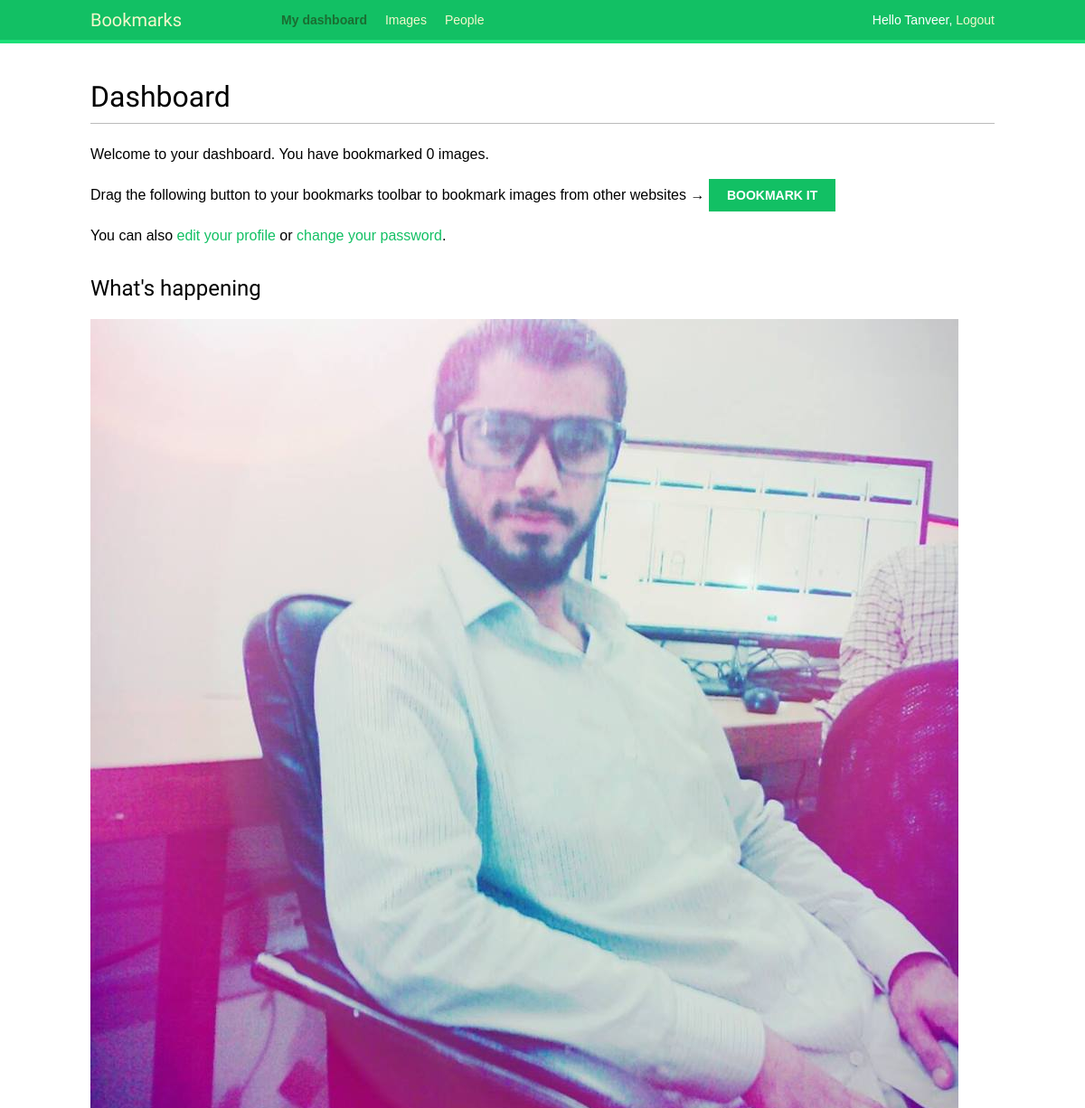
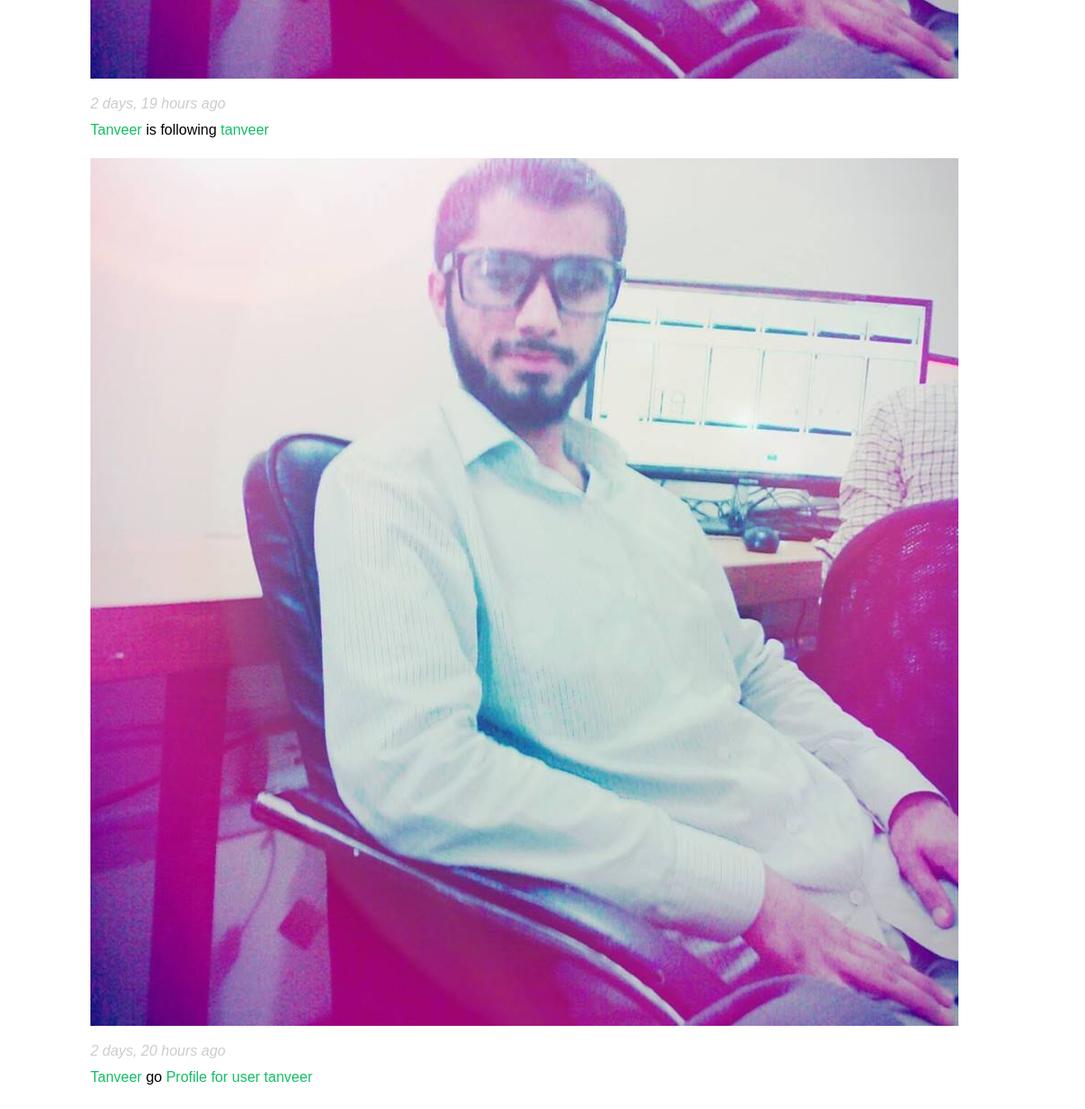
/account/ (signed in), run on the app's committed database (2 pictures, top to bottom).
### actions/models.py (models this page shows)
class Action(models.Model):
    user = models.ForeignKey('auth.User',
                             related_name='actions',
                             db_index=True,
                             on_delete=models.CASCADE)
    target_ct = models.ForeignKey(ContentType,
                                      blank=True,
                                      null=True,
                                      related_name='target_obj',
                                      on_delete=models.CASCADE)
    target_id = models.PositiveIntegerField(null=True,
                                            blank=True,
                                            db_index=True)
    target = GenericForeignKey('target_ct', 'target_id')
    verb = models.CharField(max_length=255)
    created = models.DateTimeField(auto_now_add=True,
                                   db_index=True)
    class Meta:
        ordering = ('-created',)

### account/models.py (models this page shows)
class Profile(models.Model):
    user = models.OneToOneField(settings.AUTH_USER_MODEL, on_delete=models.CASCADE)
    date_of_birth = models.DateField(blank=True, null=True)
    photo = models.ImageField(upload_to='users/%Y/%m/%d/', blank=True)
    def __str__(self):
        return 'Profile for user {}'.format(self.user.username)

### account/views.py (the view)
# urls.py: path('', views.dashboard, name='dashboard'),
@login_required
def dashboard(request):
    actions = Action.objects.exclude(user=request.user)
    following_ids = request.user.following.values_list('id',
                                                       flat=True)
    if following_ids:
        actions = actions.filter(user_id__in=following_ids)
    actions = actions.select_related('user', 'user__profile')\
                     .prefetch_related('target')[:10]
    return render(request,
                  'account/dashboard.html',
                  {'section': 'dashboard',
                   'actions': actions})

### account/templates/account/dashboard.html (shortened to what this page needs)
{% extends "base.html" %}
{% block content %}
  <h1>Dashboard</h1>
  {% with total_images_created=request.user.images_created.count %}
    <p>Welcome to your dashboard. You have bookmarked {{ total_images_created }} image{{ total_images_created|pluralize }}.</p>
  {% endwith %}
  <p>Drag the following button to your bookmarks toolbar to bookmark images from other websites → <a href="javascript:{% include "bookmarklet_launcher.js" %}" class="button">Bookmark it</a><p>
  <p>You can also <a href="{% url "edit" %}">edit your profile</a> or <a href="{% url "password_change" %}">change your password</a>.<p>
  <h2>What's happening</h2>
  <div id="action-list">
    {% for action in actions %}
      {% include "actions/action/detail.html" %}
    {% endfor %}
  </div>
{% endblock %}

### account/templates/base.html (shortened to what this page needs)
{% load staticfiles %}
<!DOCTYPE html>
<html>
<head>
  <link href="{% static "css/base.css" %}" rel="stylesheet">
</head>
<body>
  <div id="header">
    <span class="logo">Bookmarks</span>
    {% if request.user.is_authenticated %}
      <ul class="menu">
        <li {% if section == "dashboard" %}class="selected"{% endif %}>
          <a href="{% url "dashboard" %}">My dashboard</a>
        </li>
        <li {% if section == "images" %}class="selected"{% endif %}>
          <a href="{% url "images:list" %}">Images</a>
        </li>
        <li {% if section == "people" %}class="selected"{% endif %}>
          <a href="{% url "user_list" %}">People</a>
        </li>
      </ul>
    {% endif %}
    <span class="user">
      {% if request.user.is_authenticated %}
        Hello {{ request.user.first_name }},
        <a href="{% url "logout" %}">Logout</a>
      {% else %}
        <a href="{% url "login" %}">Log-in</a>
      {% endif %}
    </span>
  </div>
  <div id="content">
    {% block content %}
    {% endblock %}
  </div>
</body>
</html>

### images/templates/bookmarklet_launcher.js
(function(){
    if (window.myBookmarklet !== undefined){
        myBookmarklet();
    }
    else {
        document.body.appendChild(document.createElement('script')).src='https://3f6ad53c.ngrok.io/static/js/bookmarklet.js?r='+Math.floor(Math.random()*99999999999999999999);
    }
})();

### account/templates/actions/action/detail.html (shortened to what this page needs)
{% load thumbnail %}
{% with user=action.user profile=action.user.profile %}
<div class="action">
  <div class="images">
    {% if profile.photo %}
      {% thumbnail user.profile.photo "80x80" crop="100%" as im %}
        <a href="{{ user.get_absolute_url }}">
          <img src="{{ im.url }}" alt="{{ user.get_full_name }}" class="item-img">
        </a>
      {% endthumbnail %}
    {% endif %}
  </div>
  <div class="info">
    <p>
      <span class="date">{{ action.created|timesince }} ago</span>
      <br />
      <a href="{{ user.get_absolute_url }}">
        {{ user.first_name }}
      </a>
      {{ action.verb }}
      {% if action.target %}
        {% with target=action.target %}
          <a href="{{ target.get_absolute_url }}">{{ target }}</a>
        {% endwith %}
      {% endif %}
    </p>
  </div>
</div>
{% endwith %}

### bookmarks/assets/static/css/base.css (style rules this page uses)
body { margin:0; padding:0; font-family:helvetica, sans-serif; }
p { line-height: 1.8; }
a { color:#12c064; text-decoration:none; }
h1, h2, h3, h4, h5 , h6 { font-family: 'Muli', sans-serif; font-weight:normal; }
h1 { border-bottom:1px solid #bbb; padding:0 0 10px 0; margin:10px 0 20px 0; }
h2 { margin:30px 0 20px; }
#header { padding:10px 100px; font-size:14px; background:#12c064; color:#fff; border-bottom:4px solid #1cdf78; overflow:auto; }
#header .logo { font-family: 'Muli', sans-serif; float:left; color:#f3f7cc; font-size:20px; margin-right:10%; }
#header ul.menu { list-style:none; float:left; margin:0; padding:0; }
#header ul.menu li { float:left; padding:4px 10px; }
#header ul.menu li.selected a, #header ul.menu li.selected a:hover { color:#1b6d32; font-weight:bold; }
#header a { color:#f3f7cc; }
#header .user { float:right; padding-top:4px; }
#content { padding:30px 100px; }
input[type=submit], a.button { font-weight:bold; background:#12c064; color:#fff; padding:10px 20px; font-size:14px; text-transform:uppercase; }
.action { clear:both; overflow:auto; }
.action .images { float:left; margin:0 10px 10px 0; }
.action .date { font-style:italic; color:#ccc; }

### data on the page
Action: created "2 days, 19 hours", user.first_name "Tanveer", verb "is following", target "tanveer"
Action: created "2 days, 20 hours", user.first_name "Tanveer", verb "go", target "Profile for user tanveer"

### other printed values
{{ request.user.first_name }} "Tanveer"
{{ total_images_created }} "0"
